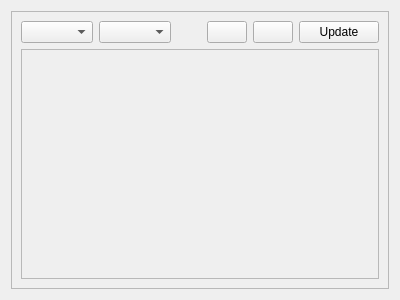
<?xml version="1.0" encoding="UTF-8"?>
<ui version="4.0">
 <class>DataTransferWidget</class>
 <widget class="QWidget" name="DataTransferWidget">
  <property name="geometry">
   <rect>
    <x>0</x>
    <y>0</y>
    <width>400</width>
    <height>300</height>
   </rect>
  </property>
  <property name="windowTitle">
   <string>Data Transfer</string>
  </property>
  <layout class="QHBoxLayout" name="horizontalLayout_3">
   <item>
    <widget class="QFrame" name="DataTransferWidgetFrame">
     <property name="frameShape">
      <enum>QFrame::StyledPanel</enum>
     </property>
     <property name="frameShadow">
      <enum>QFrame::Plain</enum>
     </property>
     <layout class="QHBoxLayout" name="horizontalLayout_2">
      <item>
       <widget class="QSplitter" name="splitter">
        <property name="orientation">
         <enum>Qt::Horizontal</enum>
        </property>
        <widget class="QWidget" name="layoutWidget">
         <layout class="QVBoxLayout" name="verticalLayout">
          <item>
           <layout class="QHBoxLayout" name="horizontalLayout">
            <item>
             <widget class="QComboBox" name="ComboTransfers">
              <property name="sizePolicy">
               <sizepolicy hsizetype="Expanding" vsizetype="Fixed">
                <horstretch>0</horstretch>
                <verstretch>0</verstretch>
               </sizepolicy>
              </property>
              <property name="maxVisibleItems">
               <number>20</number>
              </property>
              <property name="insertPolicy">
               <enum>QComboBox::InsertAlphabetically</enum>
              </property>
              <property name="sizeAdjustPolicy">
               <enum>QComboBox::AdjustToContents</enum>
              </property>
             </widget>
            </item>
            <item>
             <widget class="QComboBox" name="ComboItems">
              <property name="sizePolicy">
               <sizepolicy hsizetype="Expanding" vsizetype="Fixed">
                <horstretch>0</horstretch>
                <verstretch>0</verstretch>
               </sizepolicy>
              </property>
              <property name="insertPolicy">
               <enum>QComboBox::InsertAlphabetically</enum>
              </property>
              <property name="sizeAdjustPolicy">
               <enum>QComboBox::AdjustToContents</enum>
              </property>
              <property name="frame">
               <bool>true</bool>
              </property>
             </widget>
            </item>
            <item>
             <spacer name="horizontalSpacer">
              <property name="orientation">
               <enum>Qt::Horizontal</enum>
              </property>
              <property name="sizeHint" stdset="0">
               <size>
                <width>40</width>
                <height>20</height>
               </size>
              </property>
             </spacer>
            </item>
            <item>
             <widget class="QPushButton" name="ButtonOpen">
              <property name="toolTip">
               <string>Open the saved data in the default program.</string>
              </property>
              <property name="text">
               <string/>
              </property>
              <property name="icon">
               <iconset resource="resources.qrc">
                <normaloff>:/Icons/Icons/monitor.png</normaloff>:/Icons/Icons/monitor.png</iconset>
              </property>
             </widget>
            </item>
            <item>
             <widget class="QPushButton" name="ButtonSave">
              <property name="toolTip">
               <string>Save the data to disk.</string>
              </property>
              <property name="text">
               <string/>
              </property>
              <property name="icon">
               <iconset resource="resources.qrc">
                <normaloff>:/Icons/Icons/Save.png</normaloff>:/Icons/Icons/Save.png</iconset>
              </property>
             </widget>
            </item>
            <item>
             <widget class="QPushButton" name="ButtonRefresh">
              <property name="text">
               <string>Update</string>
              </property>
              <property name="icon">
               <iconset resource="resources.qrc">
                <normaloff>:/Icons/Icons/database_refresh.png</normaloff>:/Icons/Icons/database_refresh.png</iconset>
              </property>
             </widget>
            </item>
           </layout>
          </item>
          <item>
           <widget class="QScrollArea" name="scrollArea">
            <property name="widgetResizable">
             <bool>true</bool>
            </property>
            <widget class="QWidget" name="scrollAreaWidgetContents">
             <property name="geometry">
              <rect>
               <x>0</x>
               <y>0</y>
               <width>358</width>
               <height>226</height>
              </rect>
             </property>
             <layout class="QHBoxLayout" name="horizontalLayout_4">
              <item>
               <widget class="QLabel" name="LabelImage">
                <property name="frameShape">
                 <enum>QFrame::NoFrame</enum>
                </property>
                <property name="text">
                 <string/>
                </property>
                <property name="textFormat">
                 <enum>Qt::PlainText</enum>
                </property>
                <property name="openExternalLinks">
                 <bool>true</bool>
                </property>
               </widget>
              </item>
             </layout>
            </widget>
           </widget>
          </item>
         </layout>
        </widget>
       </widget>
      </item>
     </layout>
    </widget>
   </item>
  </layout>
 </widget>
 <resources>
  <include location="resources.qrc"/>
 </resources>
 <connections/>
</ui>
